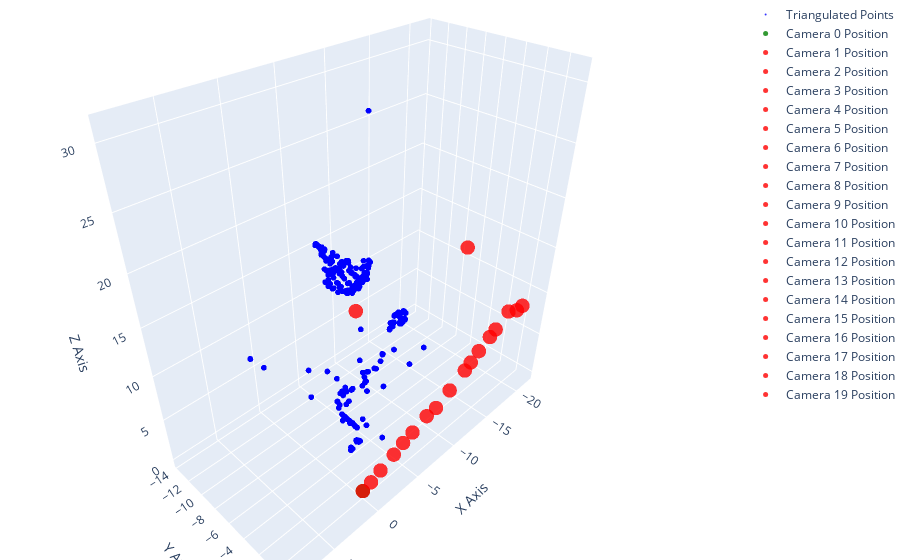

Notebook code for this chart:
### Code cell
plot_3d_points_and_cameras(Q__.reshape(-1,1,3), camera_positions, all_inliers)

### Figure 1 — Plotly figure (JSON) as saved in the notebook; plotly's stock layout.template omitted (floating-point values rounded to 4 significant figures; data arrays with more than 128 entries replaced by an {"elided": "..."} marker saying what was removed)
{"data": [{"marker": {"color": "blue", "opacity": 0.8, "size": 2}, "mode": "markers", "name": "Triangulated Points", "type": "scatter3d", "x": {"elided": "3615 float values"}, "y": {"elided": "3615 float values"}, "z": {"elided": "3615 float values"}}, {"marker": {"color": "green", "opacity": 0.8, "size": 5}, "mode": "markers", "name": "Camera 0 Position", "type": "scatter3d", "x": [0], "y": [0], "z": [0]}, {"marker": {"color": "red", "opacity": 0.8, "size": 5}, "mode": "markers", "name": "Camera 1 Position", "type": "scatter3d", "x": [-0.9243], "y": [0.05988], "z": [0.377]}, {"marker": {"color": "red", "opacity": 0.8, "size": 5}, "mode": "markers", "name": "Camera 2 Position", "type": "scatter3d", "x": [-1.954], "y": [0.1691], "z": [1.095]}, {"marker": {"color": "red", "opacity": 0.8, "size": 5}, "mode": "markers", "name": "Camera 3 Position", "type": "scatter3d", "x": [-3.437], "y": [0.2953], "z": [1.987]}, {"marker": {"color": "red", "opacity": 0.8, "size": 5}, "mode": "markers", "name": "Camera 4 Position", "type": "scatter3d", "x": [-4.479], "y": [0.3908], "z": [2.7]}, {"marker": {"color": "red", "opacity": 0.8, "size": 5}, "mode": "markers", "name": "Camera 5 Position", "type": "scatter3d", "x": [-5.599], "y": [0.4397], "z": [3.17]}, {"marker": {"color": "red", "opacity": 0.8, "size": 5}, "mode": "markers", "name": "Camera 6 Position", "type": "scatter3d", "x": [-7.303], "y": [0.531], "z": [3.963]}, {"marker": {"color": "red", "opacity": 0.8, "size": 5}, "mode": "markers", "name": "Camera 7 Position", "type": "scatter3d", "x": [-8.555], "y": [0.5203], "z": [4.052]}, {"marker": {"color": "red", "opacity": 0.8, "size": 5}, "mode": "markers", "name": "Camera 8 Position", "type": "scatter3d", "x": [-10.24], "y": [0.5925], "z": [5.062]}, {"marker": {"color": "red", "opacity": 0.8, "size": 5}, "mode": "markers", "name": "Camera 9 Position", "type": "scatter3d", "x": [-12.08], "y": [0.7072], "z": [6.302]}, {"marker": {"color": "red", "opacity": 0.8, "size": 5}, "mode": "markers", "name": "Camera 10 Position", "type": "scatter3d", "x": [-12.7], "y": [0.8203], "z": [6.949]}, {"marker": {"color": "red", "opacity": 0.8, "size": 5}, "mode": "markers", "name": "Camera 11 Position", "type": "scatter3d", "x": [-13.65], "y": [0.8884], "z": [7.72]}, {"marker": {"color": "red", "opacity": 0.8, "size": 5}, "mode": "markers", "name": "Camera 12 Position", "type": "scatter3d", "x": [-14.99], "y": [0.9922], "z": [8.615]}, {"marker": {"color": "red", "opacity": 0.8, "size": 5}, "mode": "markers", "name": "Camera 13 Position", "type": "scatter3d", "x": [-15.65], "y": [1.065], "z": [9.146]}, {"marker": {"color": "red", "opacity": 0.8, "size": 5}, "mode": "markers", "name": "Camera 14 Position", "type": "scatter3d", "x": [-17.51], "y": [0.9941], "z": [10.1]}, {"marker": {"color": "red", "opacity": 0.8, "size": 5}, "mode": "markers", "name": "Camera 15 Position", "type": "scatter3d", "x": [-18.8], "y": [1.076], "z": [9.589]}, {"marker": {"color": "red", "opacity": 0.8, "size": 5}, "mode": "markers", "name": "Camera 16 Position", "type": "scatter3d", "x": [-19.63], "y": [1.104], "z": [9.673]}, {"marker": {"color": "red", "opacity": 0.8, "size": 5}, "mode": "markers", "name": "Camera 17 Position", "type": "scatter3d", "x": [-12.63], "y": [-13.73], "z": [4.728]}, {"marker": {"color": "red", "opacity": 0.8, "size": 5}, "mode": "markers", "name": "Camera 18 Position", "type": "scatter3d", "x": [-21.64], "y": [-6.996], "z": [11.46]}, {"marker": {"color": "red", "opacity": 0.8, "size": 5}, "mode": "markers", "name": "Camera 19 Position", "type": "scatter3d", "x": [-1.071e-311], "y": [-1.071e-311], "z": [-4e-323]}], "layout": {"margin": {"b": 0, "l": 0, "r": 0, "t": 0}, "scene": {"aspectmode": "data", "xaxis": {"showgrid": true, "title": {"text": "X Axis"}, "zeroline": false}, "yaxis": {"showgrid": true, "title": {"text": "Y Axis"}, "zeroline": false}, "zaxis": {"showgrid": true, "title": {"text": "Z Axis"}, "zeroline": false}}, "title": {"text": "3D Point Cloud and Camera Positions"}}}
